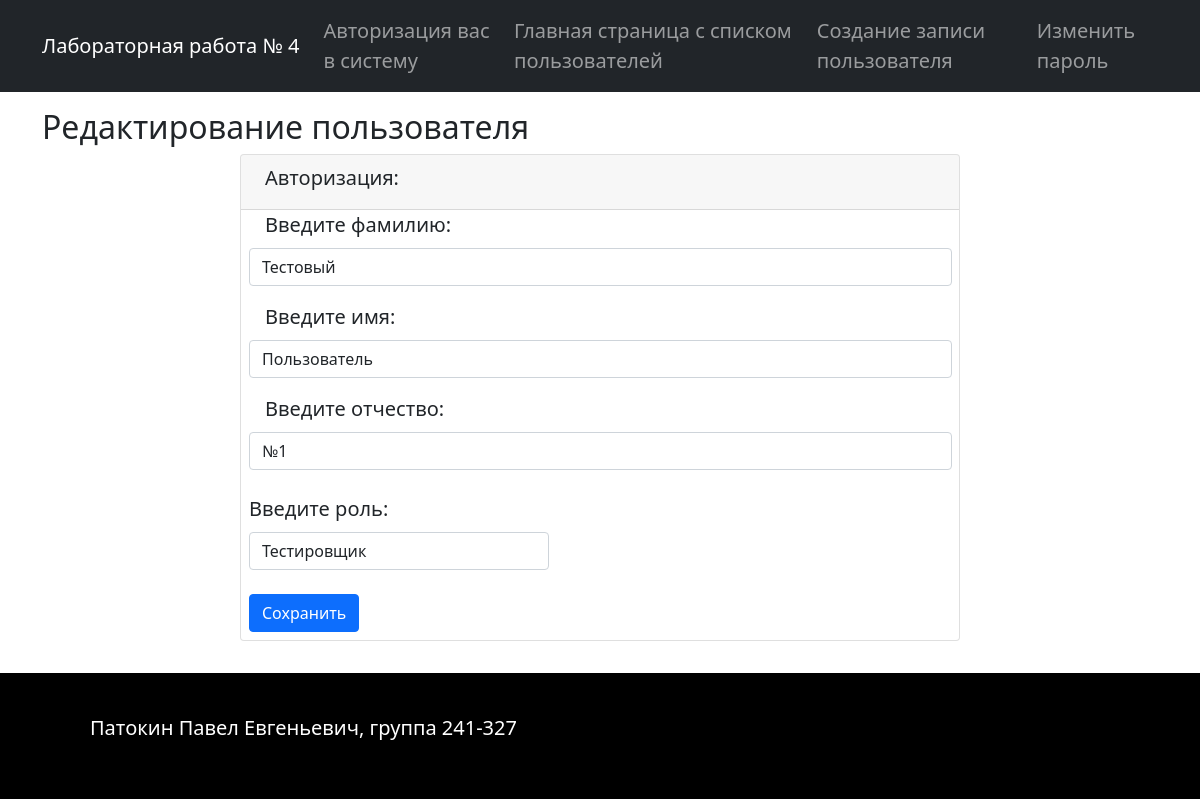
The app's page /editing/1 (signed in) with its own data.
### app/app.py (models this page shows)
class Users(db.Model):
    id = db.Column(db.Integer, primary_key=True)
    username = db.Column(db.String, nullable=False, unique=True)
    password = db.Column(db.String, nullable=False)
    name = db.Column(db.String, nullable=False)
    surname = db.Column(db.String, nullable=True)
    patronymic = db.Column(db.String, nullable=False)
    role = db.Column(db.String)
    date = db.Column(db.Date)

### app/app.py (the view)
@app.route('/editing/<int:id>', methods=['GET', 'POST'])
@login_required
def editing(id):
    data = Users.query.get(id)
    id = data.id
    username = data.username
    password = data.password
    name = data.name
    surname = data.surname
    patronymic = data.patronymic
    role = data.role
    date = data.date
    return render_template('editing.html', user=data, id = id, username = username, password = password, name = name, surname = surname, patronymic = patronymic, role = role, date = date)

### app/app.py (called while the page is built)
@login_manager.user_loader
def load_user(user_id):
	return User(user_id)

### app/templates/editing.html
{% extends 'base.html' %}
{% block content %}
    {% from "_form.html" import user_form %}
    <h2>Редактирование пользователя</h2>
    {{user_form(user, 'edit', "POST", "/finalediting")}}
{% endblock%}

### app/templates/_form.html (shortened to what this page needs)
{% macro user_form(user=None, mode='create', method = "POST", action = "/create") %}
    <div class="container-fluid">
        <div class="row justify-content-center">
            <div class = "col-md-8 mb-3 justify-content-start">
                <div class="d-block">
                    <form class="card" action="{{ action }}" method= "{{ method }}">
                        <div class="card-header">
                            <label for="input" class="form-label ms-2" aria-describedby="emailHelp">Авторизация: </label>
                        </div>
                        <div class="card-text">
                            <label for="surname" class="form-label ms-4" aria-describedby="emailHelp">Введите фамилию:</label>
                            <input id="surname" class="form-control ms-2 mb-3" name="surname" value="{{user.surname or '' }}" type="text" style="width: calc(100% - 15px);" placeholder="Фамилия:" required>
                            <label for="name" class="form-label ms-4" aria-describedby="emailHelp">Введите имя:</label>
                            <input id="name" class="form-control ms-2 mb-3" name="name" value="{{user.name or '' }}" type="text" style="width: calc(100% - 15px);" placeholder="Имя:" required>
                            <label for="patronymic" class="form-label ms-4" aria-describedby="emailHelp">Введите отчество:</label>
                            <input id="patronymic" class="form-control ms-2 mb-3" name="patronymic" value="{{user.patronymic or '' }}" type="text" style="width: calc(100% - 15px);" placeholder="Отчество:" required>
                            <label for="role" class="form-label my-2 ms-2" aria-describedby="emailHelp">Введите роль:</label>
                            <select id="role" class="form-control ms-2 mb-3" style="width: 300px" name="role">
                                <option value="tester" {% if user.role == 'tester' %} selected {% endif %}>Тестировщик</option>
                            </select>
                            <button type="submit" class="btn btn-primary m-2">
                                {% if mode == "create" %}
                                    Создать
                                {% elif mode == "edit" %}
                                    Сохранить
                                {% endif %}
                            </button>
                        </div>
                    </form>
                </div>
            </div>
        </div>
    </div>
{% endmacro %}

### app/static/styles.css (style rules this page uses)
body { font-size: 1.25rem; }

### records on screen
Users: surname "Тестовый", name "Пользователь", patronymic "№1", role "Тестировщик"
